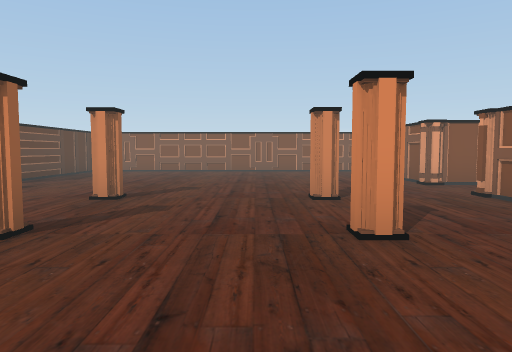
[1] (above)

19 first-person views from a walk through a scene from a Unity 3-D project. The camera is 1.2 m above the floor, tilts 4° down and sees 70° across. Doors are open. The floor is counted in squares, 1.8 m on a side. Each view is taken from the middle of a square. On the plan, view 1 faces up. The plan holds only what a view shows up to about 11 squares ahead; the rest is blank. The place goes on beyond the plan. The player character is not drawn. Some surface patterns are stand-ins.

[2]
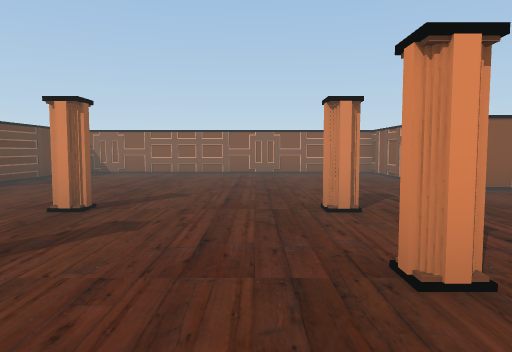

[3]
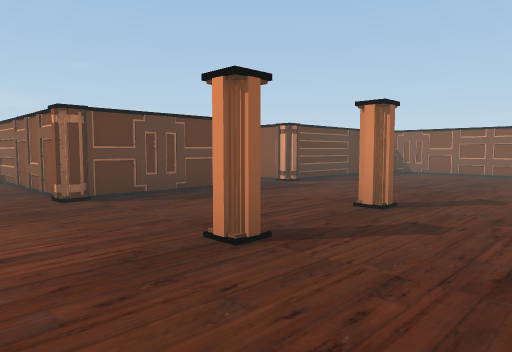

[4]
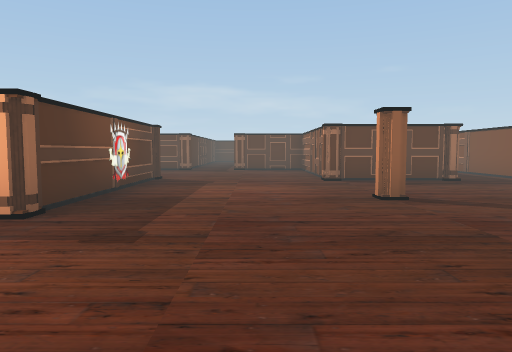

[5]
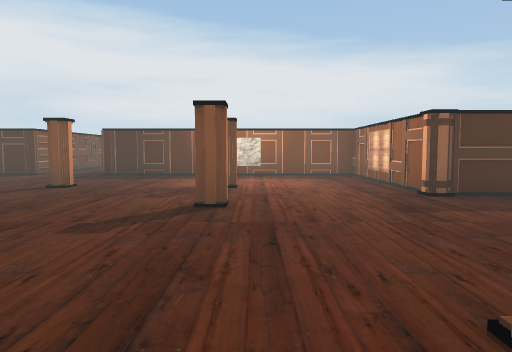

[6]
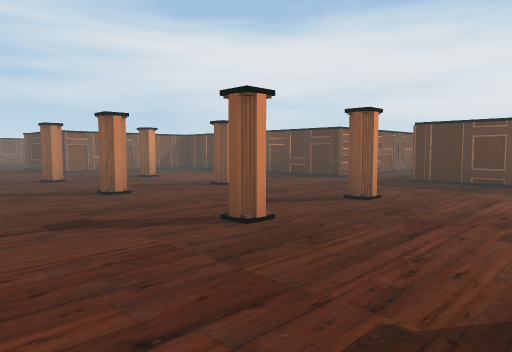

[7]
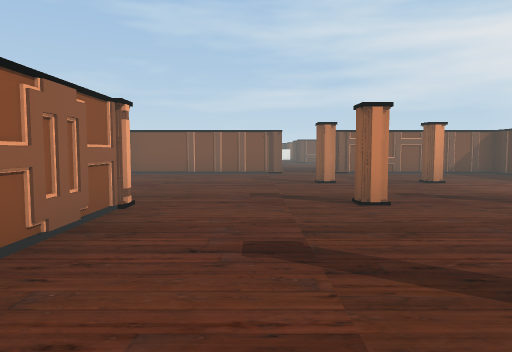

[8]
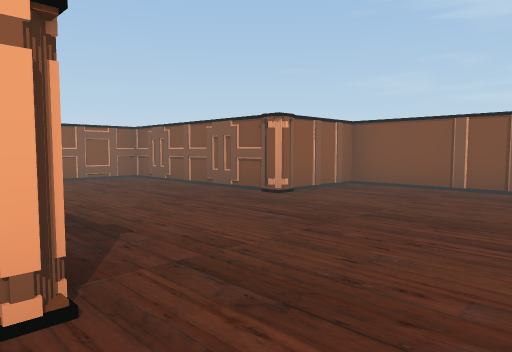

[9]
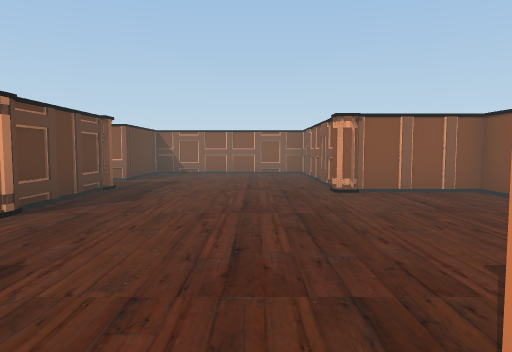

[10]
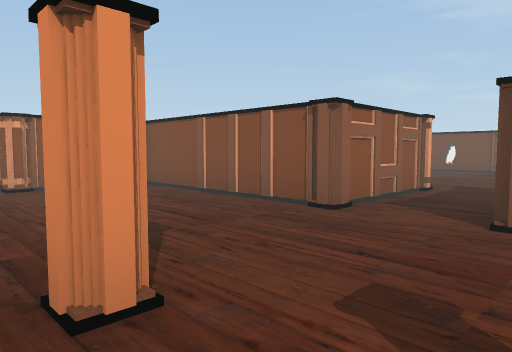

[11]
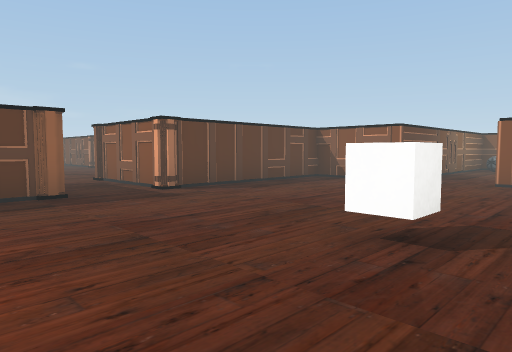

[12]
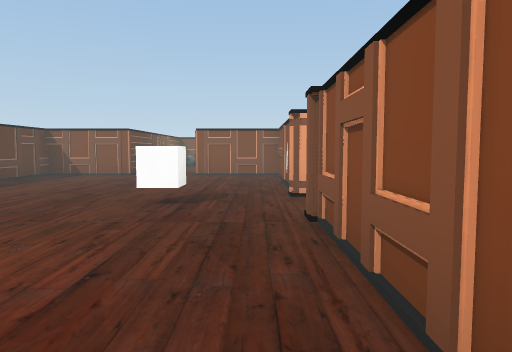

[13]
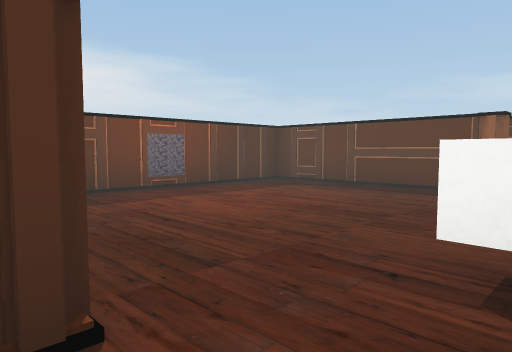

[14]
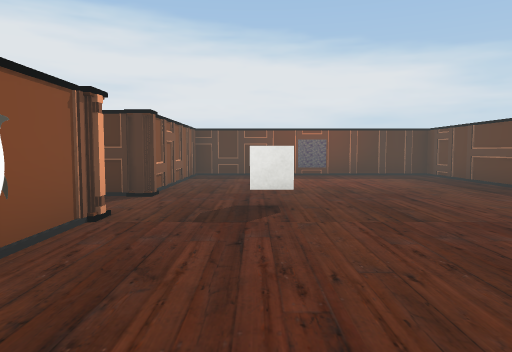

[15]
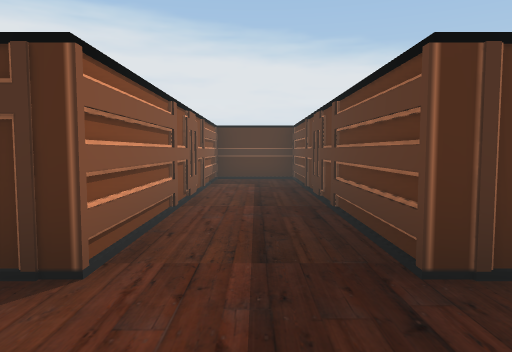

[16]
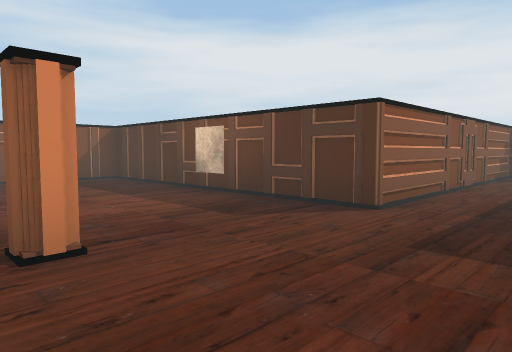

[17]
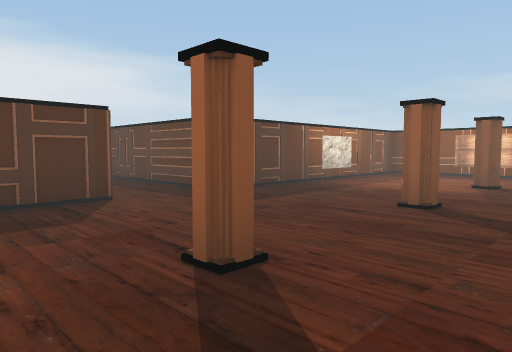

[18]
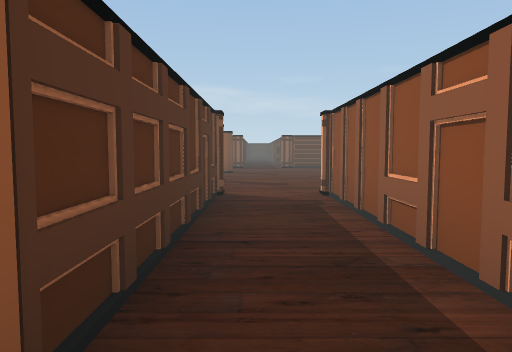

[19]
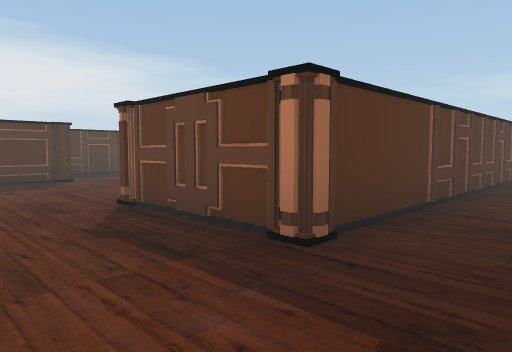

### Floor plan
Points are (right, up) in squares from view 1. A wall is a line through its corners. A room is listed if a view was taken in it or the views show most of it. See-through windows are left out.
Room 1 (views 1, 2, 3, 4, 5, 6, 7, 8, 9, 10, 15, 16, 17, 18, 19)
walls: (1.2, 2.7) (0.8, 2.7); (3.3, 4.8) (3.3, 5.4) (8.4, 5.4) (8.4, 2.7) (6.1, 2.7); (2.2, -0.3) (2.8, -0.3); (1.2, 4.9) (0.8, 4.9); (5.2, -2.6) (5.7, -2.6) (5.7, -2.9); (2.2, -2.6) (2.6, -2.6) (2.6, -2.9); (8.5, -0.8) (8.5, -0.2); (-1.9, 3.1) (-1.9, 2.6); (8.5, -2.9) (8.5, -2.6) (8.9, -2.6); (-1.9, 5.4) (-1.9, 4.9) (-2.4, 4.9); (11.9, -0.5) (11.4, -0.5) (11.4, -0.2); (12.4, 4.6) (12.4, 9.6) (8.1, 9.6) (8.1, 7.1) (3.3, 7.1) (3.3, 11.6) (-4.9, 11.6); (7.9, -5.9) (14.6, -5.9) (14.6, -1.2); (11.4, -2.9) (11.4, -2.4); (-5.1, 5.4) (-5.1, 2.7) (-8.5, 2.7); (10.4, -5.7) (11.1, -5.7); (-5.9, -1.4) (-0.5, -1.4) (-0.5, -5.9) (6.1, -5.9); (14.6, 0.4) (14.6, 4.9) (12.2, 4.9); (-5.1, 11.1) (-5.1, 7.1); (-7.9, -3.6) (-6.4, -3.6)
ways out: opening at (15, -0.5) to room 2; open door at (7, -6) to room 3; open door at (-6.5, 6.5) to room 4
Room 2 (views 11, 12, 13, 14)
walls: (17.6, 0.4) (14.6, 0.4); (23.6, 0.2) (23.6, 4.9) (21.4, 4.9); (16.6, -1.4) (17.4, -1.4) (17.4, -5.9) (23.6, -5.9) (23.6, -1.2); (23.4, -1.4) (24.2, -1.4); (19.6, 4.9) (17.4, 4.9) (17.4, 0.2)
ways out: opening at (15, -0.5) to room 1; open door at (20.5, 5)
objects: other object (22, 0)
Room 3 (no view inside)
walls: (6.1, -5.9) (6.1, -12.6) (7.9, -12.6) (7.9, -5.9)
ways out: open door at (7, -6) to room 1
Room 4 (no view inside)
walls: (-8.5, 5.4) (-5.1, 5.4); (-5.1, 7.1) (-8.1, 7.1)
ways out: open door at (-6.5, 6.5) to room 1

Where each view was taken, in squares from view 1:
view 1: 0 up, 0 right, facing up
view 2: 1 up, 0 right, facing up
view 3: 1 up, 0 right, facing up-left
view 4: 1 up, 3 right, facing left
view 5: 4 up, 2 right, facing down
view 6: 2 up, 3 right, facing down-right
view 7: 1 up, 4 right, facing right
view 8: 1 up, 8 right, facing up-right
view 9: 1 down, 11 right, facing up
view 10: 2 down, 11 right, facing up-right
view 11: 3 down, 23 right, facing up-left
view 12: 5 down, 23 right, facing up
view 13: 0 up, 24 right, facing down-left
view 14: 4 up, 22 right, facing down
view 15: 4 down, 7 right, facing down
view 16: 2 down, 6 right, facing down-right
view 17: 1 down, 10 right, facing down-left
view 18: 6 up, 9 right, facing left
view 19: 7 up, 3 left, facing down-left
